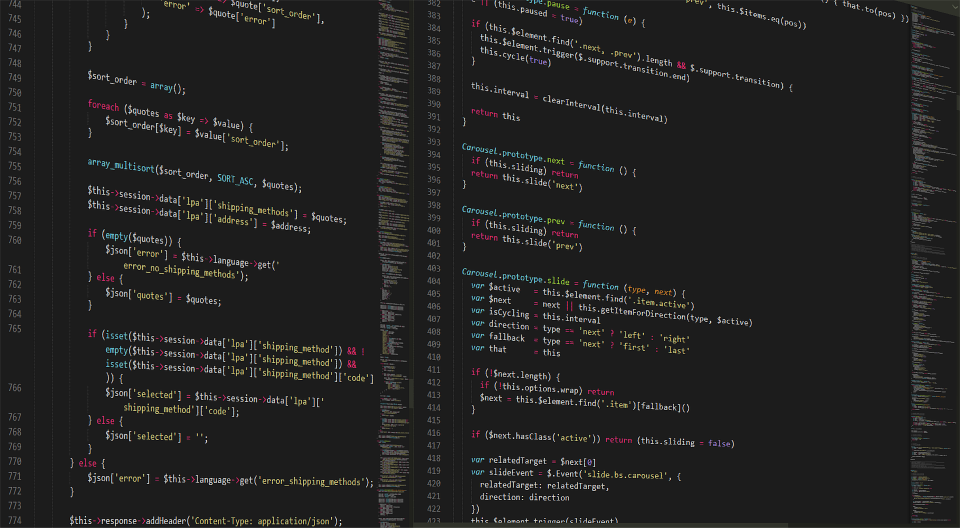
#> input picture static/kjsdnkjs.png, 1920 x 1055 px (shown at 1/2 size)
$ python pillow_module.py
#> lines starting #> are read from the running program, lines starting #| are printed output that depends on the picture
from PIL import Image
import os, sys

img = Image.open('static/kjsdnkjs.png')
#> img is the input picture: PIL image 1920x1055 RGBA; mean R, G, B, A 34.2, 33.9, 33.5, 254.9
print(img.format)
#| PNG
print(img.size)
#| (1920, 1055)
print(img.height)
#| 1055
print(img.width)
#| 1920
print(img.info)
img.show()

#Convert img to JPEG

jpgimg = img.convert('RGB')
jpgimg.save('static/jpg_converted.jpg')
jpgimg.show()


#create thumbnails from JPEG

conimg = img.convert('RGB')
conimg.thumbnail((70, 70))
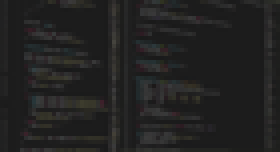
#> conimg: PIL image 70x38 RGB (shown 4 times larger); mean R, G, B 34.2, 33.9, 33.5
conimg.save('static/thumbnail.jpg')
conimg.show()

#resize img
resizedImg = img.resize((150, 150))
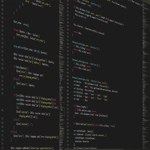
#> resizedImg: PIL image 150x150 RGBA; mean R, G, B, A 34.2, 34, 33.5, 254.9; transparent parts drawn white
resizedImg.show()
